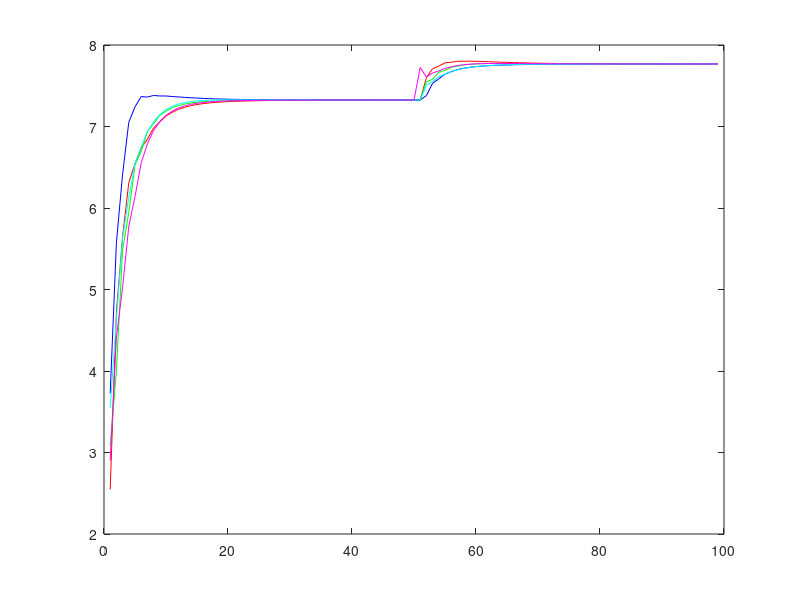
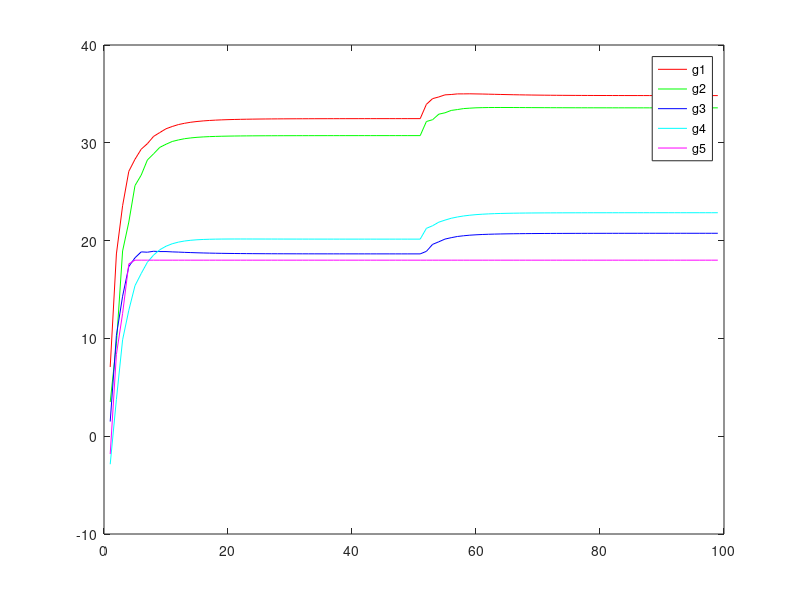
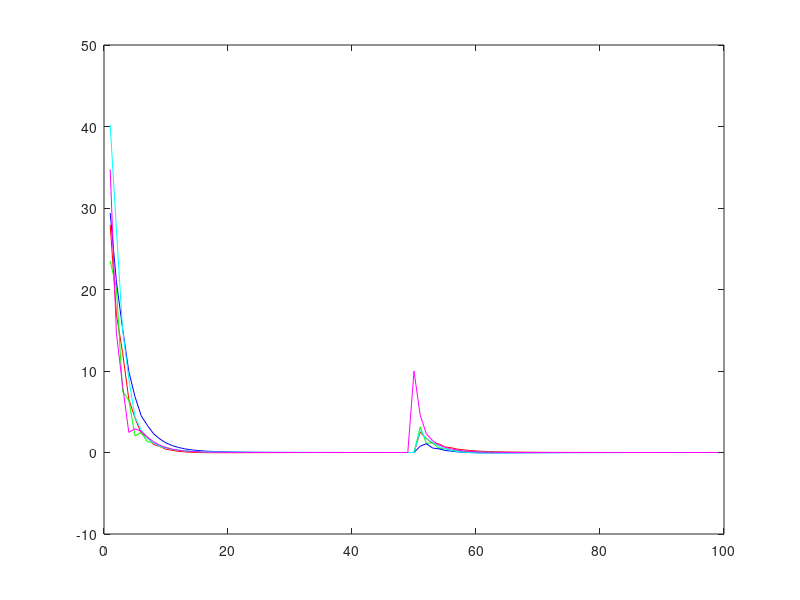
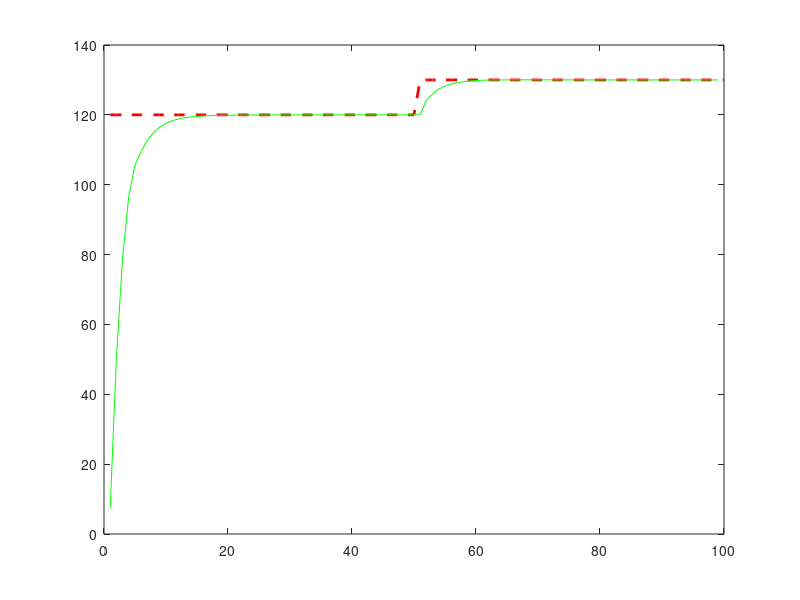

Recreate these plots in MATLAB, in order.
clc,clear all
%consensus matrices
a=[ 0.5   0.25  0      0     0.25;
    0.25  0.25  0.25   0     0.25;
    0     0.25  0.5    0.25  0;
    0     0     0.25   0.5   0.25;
    0.25  0.25  0      0.25  0.25];

%%
%initalization of Pi,Power mismatch,lambda,total load,convergence
%rate,alpha,beta,gamma
pwr=[35 20 25 30 10];
delta_P=[0 0 0 0 0];
lambda=[2.1    3.0    4.2    3.5    3.0];
total_load=120;%MW
e=[0.07 0.04 0.07 0.03 0.04];
beta = [1.22;2.53;3.41;4.02;3.17];
alpha=[0.094;0.078;0.105;0.082;0.074];
p_min=[20;20;10;12;12];
p_max=[80;60;40;45;18];


%%
t=1;
while 1
    for i=1:5
        temp=0;
        for j=1:5
            temp=temp + a(i,j)*lambda(j);
        end
        cal_lambda(i)=temp + (e(:,i)* delta_P(i));
        my_lambda(t,i)=cal_lambda(i);
        
    end
    %%
    
    for i=1:5
        
             
            if t>=5
             
            lambda_min= (2*alpha(i,:)*p_min(i,:))+beta(i,:);
            lambda_max= (2*alpha(i,:)*p_max(i,:))+beta(i,:);

             if  my_lambda(t,i)< lambda_min
                 
                  temp_my_pwr(i)= p_min(i,:);
                  
             elseif my_lambda(t,i)> lambda_max
                    
                 temp_my_pwr(i)= p_max(i,:);

             elseif lambda_min <= my_lambda(t,i)<= lambda_max
                 temp_my_pwr(i)= (my_lambda(t,i)-beta(i,:))/(2*alpha(i,:));
             end
            
            else
                temp_my_pwr(i)= (my_lambda(t,i)-beta(i,:))/(2*alpha(i,:));
            end
            
             my_pwr(t,i)= temp_my_pwr(i);
             
    end
    
    
    total_gen(t)= sum(my_pwr(t,:));
     %%   
       for i=1:5
        temp1=0;
        for j=1:5
            temp1=temp1 + a(i,j)*delta_P(j);
        end
        cal_delta_P(i)=temp1 - (my_pwr(t,i)-pwr(1,i));
        my_delta_P(t,i)=cal_delta_P(i);
        delta_P(i)=cal_delta_P(i);
       end 
    
    pwr=temp_my_pwr;
    lambda=cal_lambda;
    t=t+1;
     % change in total generation from 120 to 130 (10kW increased at bus 5)
    if t==50 
        pwr(5) = pwr(5)+10; 
    end
    if t==100;
        break;
    end
    
    
end



    plot(my_lambda(:,1),'r');
    hold on;
    plot(my_lambda(:,2),'g');
    hold on;
    plot(my_lambda(:,3),'b');
    hold on;
    plot(my_lambda(:,4),'c');
    hold on;
    plot(my_lambda(:,5),'m');

    figure;
    
    plot(my_pwr(:,1),'r');
    hold on;
    plot(my_pwr(:,2),'g');
    hold on;
    plot(my_pwr(:,3),'b');
    hold on;
    plot(my_pwr(:,4),'c');
    hold on;
    plot(my_pwr(:,5),'m');
    legend('g1','g2','g3','g4','g5');
    
    figure;
    
    plot(my_delta_P(:,1),'r');
    hold on;
    plot(my_delta_P(:,2),'g');
    hold on;
    plot(my_delta_P(:,3),'b');
    hold on;
    plot(my_delta_P(:,4),'c');
    hold on;
    plot(my_delta_P(:,5),'m');
    
     for i=1:100
        if i<=50
            new_load(i)=120;
        else
            new_load(i)=130;
        end
    end
    x=1:t;
    figure;
    
    plot(x,new_load,'r--','LineWidth',2);
    hold on;
    plot(total_gen,'g');
    